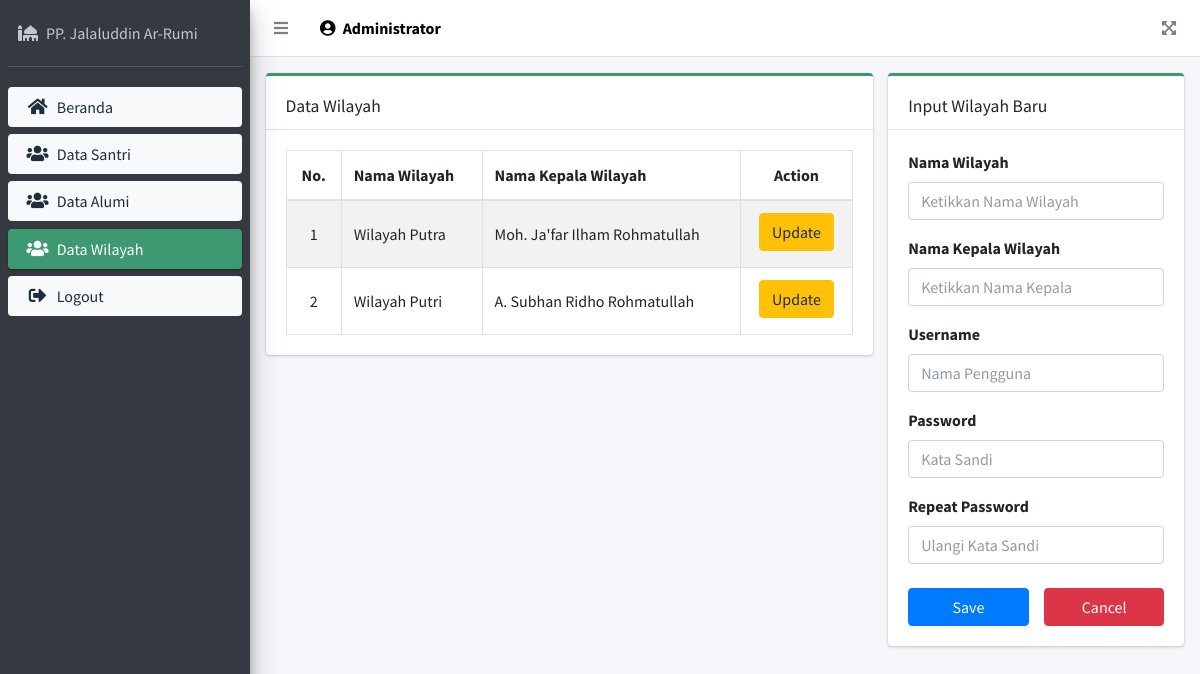
Screenshot of /data_wilayah (signed in) with the database file from the repository.
### book/models.py (models this page shows, shortened)
class Wilayah(models.Model):
    user = models.OneToOneField(User, blank=True, null=True, on_delete=models.CASCADE)
    nama_wilayah = models.CharField(max_length=200, blank=True, null=True)
    nama_kepala = models.CharField(max_length=200, blank=True, null=True)
    class Meta:
        verbose_name_plural ="Daftar Wilayah PP. Jalaluddin Ar-Rumi"

### book/decorators.py (the view)
        def perubahan_halaman(request, *args, **kwargs):
            group = None
            if request.user.groups.exists():
                group = request.user.groups.all()[0].name
            if group in yang_diizinkan:
                return fungsi_awal(request, *args, **kwargs)
            else:
                return redirect("block_access")

### book/forms.py
class WilayahForm(ModelForm):
    class Meta:
        model = Wilayah
        fields = ('nama_wilayah', 'nama_kepala')
        widgets = {
            'nama_wilayah': forms.TextInput(attrs={
                'required': True,
                'autofocus': True,
                'class': 'form-control',
                'placeholder': 'Ketikkan Nama Wilayah'
            }),
            'nama_kepala': forms.TextInput(attrs={
                'required': True,
                'autofocus': True,
                'class': 'form-control',
                'placeholder': 'Ketikkan Nama Kepala'
            })
        }
        labels = {
            "nama_wilayah": "Nama Wilayah",
            "nama_kepala": "Nama Kepala Wilayah",
        }

### book/views.py (called while the page is built, shortened)
@login_required(login_url='login')
@ijinkan_pengguna(yang_diizinkan=["master"])
def wilayah(request):
    f_wilayah = WilayahForm()
    data_wilayah = Wilayah.objects.all()
    formWilayah = WilayahForm(request.POST)
    jeda = {
        "judul": "Daftar Wilayah",
        "menu": "wilayah",
        "form": f_wilayah,
        "wilayah": data_wilayah,
    }
    return render(request, 'halaman/wilayah.html', jeda)

### book/templates/halaman/wilayah.html
{% extends 'frame/main.html' %} {% load crispy_forms_tags %} {% block content %}
<div class="col-8 mt-3">
  <div class="card card-olive card-outline">
    <div class="card-header">
      <h2 class="card-title mt-2">Data Wilayah</h2>
    </div>
    <div class="card-body">
      <table id="example2" class="table table-bordered table-striped">
        <thead>
          <tr>
            <th class="align-middle text-center">No.</th>
            <th>Nama Wilayah</th>
            <th>Nama Kepala Wilayah</th>
            <th class="align-middle text-center">Action</th>
          </tr>
        </thead>
        <tbody>
          {% for dj in wilayah %}
          <tr>
            <td class="align-middle text-center">{{forloop.counter}}</td>
            <td class="align-middle">{{dj.nama_wilayah}}</td>
            <td class="align-middle">{{dj.nama_kepala}}</td>
            <td class="text-center">
              <a
                href="{% url 'update_wilayah' dj.nama_wilayah %}"
                class="btn btn-warning mb-1"
                >Update
              </a>
            </td>
          </tr>
          {% empty %}
          <tr>
            <td colspan="4" class="text-center">Data Wilayah Kosong</td>
          </tr>
          {% endfor %}
        </tbody>
      </table>
    </div>
  </div>
</div>
<div class="col-4 mt-3">
  <div class="card card-olive card-outline">
    <div class="card-header">
      <h2 class="card-title mt-2">Input Wilayah Baru</h2>
    </div>
    <div class="card-body">
      <form method="post">
        {% csrf_token %} {{ form|crispy }}
        <div class="form-group">
          <label>Username</label>
          <input
            type="text"
            class="form-control"
            name="username"
            placeholder="Nama Pengguna"
          />
          <label class="mt-3">Password</label>
          <input
            type="password"
            class="form-control"
            name="password"
            placeholder="Kata Sandi"
          />
          <label class="mt-3">Repeat Password</label>
          <input
            type="password"
            class="form-control"
            name="password2"
            placeholder="Ulangi Kata Sandi"
          />
        </div>
        <div class="row justify-content-end">
          <div class="col-sm-6 mt-2">
            <input
              type="submit"
              class="btn btn-block btn-primary"
              value="Save"
            />
          </div>
          <div class="col-sm-6 mt-2">
            <input
              type="reset"
              class="btn btn-block btn-danger"
              value="Cancel"
            />
          </div>
        </div>
      </form>
    </div>
  </div>
</div>
{% endblock content %}

### book/templates/frame/topbar.html
<nav class="main-header navbar navbar-expand navbar-white navbar-light">
  <ul class="navbar-nav">
    <li class="nav-item">
      <a class="nav-link" data-widget="pushmenu" href="#" role="button"
        ><i class="fas fa-bars"></i
      ></a>
    </li>
    <li class="nav-item d-none d-sm-inline-block">
      <a class="nav-link" style="color: black">
        <b
          ><i class="fas fa-user-circle mr-1"></i>
          {{request.user.first_name}}</b
        >
      </a>
    </li>
  </ul>
  <ul class="navbar-nav ml-auto">
    <li class="nav-item">
      <a class="nav-link" data-widget="fullscreen" href="#" role="button">
        <i class="fas fa-expand-arrows-alt"></i>
      </a>
    </li>
  </ul>
</nav>

### rows the page displays
Wilayah: nama_wilayah "Wilayah Putra", nama_kepala "Moh. Ja'far Ilham Rohmatullah"
Wilayah: nama_wilayah "Wilayah Putri", nama_kepala "A. Subhan Ridho Rohmatullah"

### other values shown
{{ request.user.first_name }} "Administrator"
